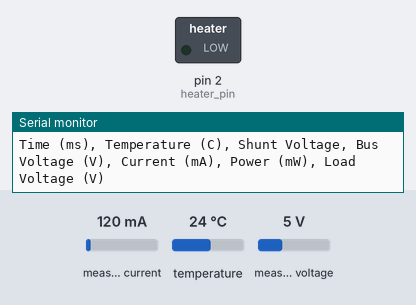
Recording of a program running on a simulated Arduino Uno, built with avr-gcc and run on an emulated ATmega328P. Parts: switched loads named in the program (green lamp = pin HIGH), the last lines printed to the serial monitor. The test bench sets the inputs (shaded band); at power-on: measured current 120 mA, temperature 24 °C, measured voltage 5 V.

Above: at 0.1 s.
At 1.4 s:
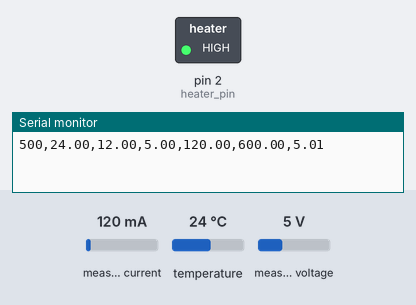
Timing chart, 0 to 2.9 s (numbered marks = the images above):
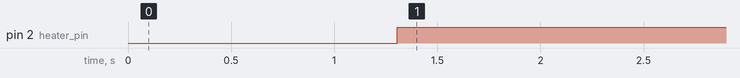

Measured:
- by itself, pin 2 (heater_pin): LOW → HIGH at 1.3 s

The program:

main.cpp
```cpp
// This script uses an Arduino to control a heater based on temperature readings.
// It also reads the current and voltage of the heater using an INA219 sensor.
// Author: Prof. Gordon Hoople

#include <Arduino.h> // Arduino library for basic functions
#include <Wire.h> // Wire library for I2C communication

#include <Adafruit_INA219.h> // Adafruit library for the INA219 current sensor

#include <OneWire.h> // OneWire library for the DS18B20 temperature sensor
#include <DallasTemperature.h> // DallasTemperature library for the DS18B20 temperature sensor

// Pin for the DS18B20 temperature sensor one wire bus.
#define ONE_WIRE_BUS 4

// Digital Pin for the heater relay
int heater_pin = 2; // Pin for the heater

// Setup a oneWire instance to communicate with any OneWire devices (not just Maxim/Dallas temperature ICs)
OneWire oneWire(ONE_WIRE_BUS);

// Pass our oneWire reference to Dallas Temperature.
DallasTemperature sensors(&oneWire);

Adafruit_INA219 ina219; // Create an instance of the INA219 class for current sensing
// The Adafruit_INA219 library uses the I2C bus to communicate with the INA219 chip.

const unsigned long SAMPLE_PERIOD = 500;  // Sample period in milliseconds, you can adjust this value.
// You don't need this to be 4 ms like it was for reading accelerometer data.

unsigned long previousMillis = 0;  // Stores the last sampling time

// Variables to hold sensor readings
float shuntvoltage = 0;
float busvoltage = 0;
float current_mA = 0;
float loadvoltage = 0;
float power_mW = 0;
float tempC = 0;

unsigned long startTime = 0;

void setup(){
  //Serial Setup
  Serial.begin(115200); // Note the highest recommended serial baud rate for stability is 115200.

  // Initialize the digital pin for the heater
  pinMode(heater_pin, OUTPUT);

  // Initialize the INA219.
  // By default the initialization will use the largest range (32V, 2A).
  if (! ina219.begin()) {
    Serial.println("Failed to find INA219 chip");
    while (1) { delay(10); }
  }

  Serial.println("Time (ms), Temperature (C), Shunt Voltage, Bus Voltage (V), Current (mA), Power (mW), Load Voltage (V)");

  // Start up the dallas temperature library
  sensors.begin();

  // Initialize startTime
  startTime = millis();
  digitalWrite(heater_pin, LOW);
}

void loop() {
  unsigned long currentMillis = millis();
  unsigned long elapsedTime = currentMillis - previousMillis;

  // Check if it's time to take a sample
  if (elapsedTime >= SAMPLE_PERIOD) {

    // Save the time of this sample
    previousMillis = currentMillis;

    // Read the temperature and convert to proper units
    sensors.requestTemperatures(); // Send the command to get temperatures

        // Add a small delay to allow sensor to complete reading
        delay(30);

    tempC = sensors.getTempCByIndex(0); // Get the temperature in Celsius from the first sensor on the bus

    // Check if the temperature reading is valid
    bool validTemperature = true;
    if (tempC == DEVICE_DISCONNECTED_C) {
      Serial.println("Error: Temperature sensor disconnected or invalid reading!");
      validTemperature = false; // Mark the temperature as invalid
    }

    // Request data from the INA219 sensor
    shuntvoltage = ina219.getShuntVoltage_mV();
    busvoltage = ina219.getBusVoltage_V();
    current_mA = ina219.getCurrent_mA();
    power_mW = ina219.getPower_mW();
    loadvoltage = busvoltage + (shuntvoltage / 1000);

      // Print out the data
      Serial.print(currentMillis);
      Serial.print(",");
      Serial.print(validTemperature ? tempC : -999); // Use -999 to indicate invalid temperature
      Serial.print(",");
      Serial.print(shuntvoltage);
      Serial.print(",");
      Serial.print(busvoltage);
      Serial.print(",");
      Serial.print(current_mA);
      Serial.print(",");
      Serial.print(power_mW);
      Serial.print(",");
      Serial.println(loadvoltage);

      // Heater control logic only if the temperature is valid
      if (validTemperature) {

        // Complete this heater control control logic

         { // Bang-bang control with hysteresis
          if (tempC < 31.0) {
            digitalWrite(heater_pin, HIGH);  // Turn heater ON
            //Serial.println("Temperature below 38.0°C. Heater ON.");
          } else if (tempC > 33.0) {
            //Serial.println("Temperature above 42.0°C. Heater OFF.");
            digitalWrite(heater_pin, LOW);  // Turn heater OFF

          }
        }
      }
  }
}
```
